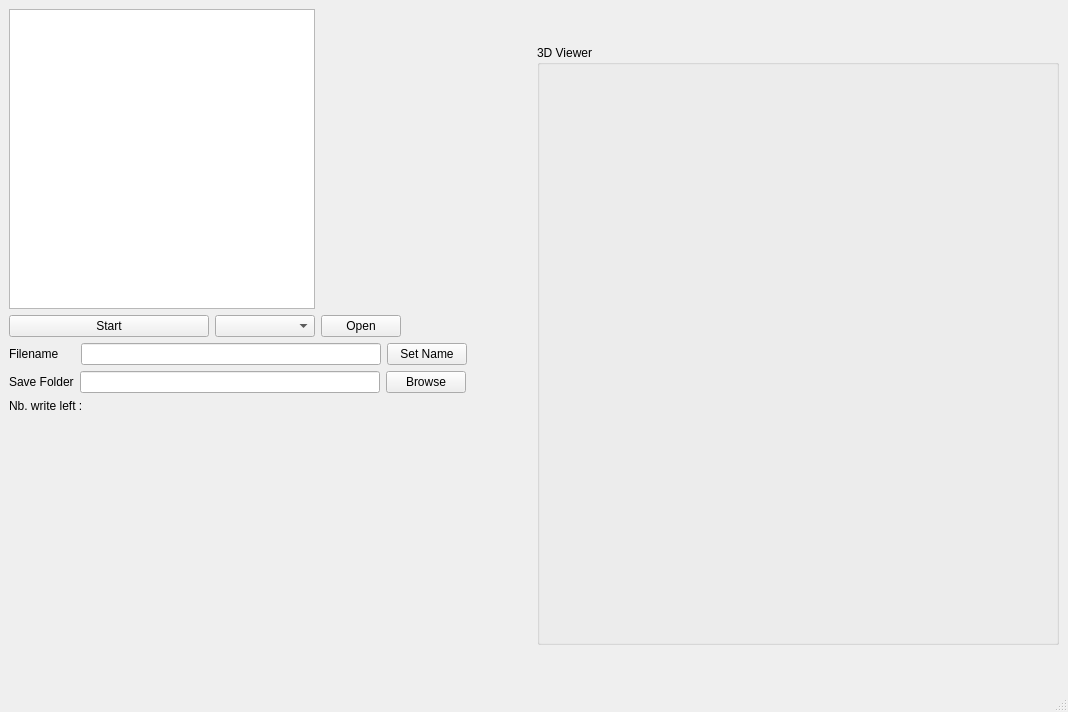
<?xml version="1.0" encoding="UTF-8"?>
<ui version="4.0">
 <class>MainWindow</class>
 <widget class="QMainWindow" name="MainWindow">
  <property name="geometry">
   <rect>
    <x>0</x>
    <y>0</y>
    <width>1068</width>
    <height>712</height>
   </rect>
  </property>
  <property name="windowTitle">
   <string>MainWindow</string>
  </property>
  <widget class="QWidget" name="centralwidget">
   <layout class="QHBoxLayout" name="horizontalLayout_5">
    <item>
     <layout class="QGridLayout" name="gridLayout">
      <item row="0" column="1">
       <widget class="QGroupBox" name="gb_graphViewer">
        <property name="sizePolicy">
         <sizepolicy hsizetype="MinimumExpanding" vsizetype="Preferred">
          <horstretch>0</horstretch>
          <verstretch>0</verstretch>
         </sizepolicy>
        </property>
        <property name="maximumSize">
         <size>
          <width>600</width>
          <height>600</height>
         </size>
        </property>
        <property name="title">
         <string>3D Viewer</string>
        </property>
        <layout class="QVBoxLayout" name="verticalLayout_3"/>
       </widget>
      </item>
      <item row="0" column="0">
       <layout class="QVBoxLayout" name="verticalLayout">
        <property name="sizeConstraint">
         <enum>QLayout::SetMinimumSize</enum>
        </property>
        <item>
         <widget class="QListWidget" name="lsw_Terminal">
          <property name="sizePolicy">
           <sizepolicy hsizetype="Minimum" vsizetype="Minimum">
            <horstretch>0</horstretch>
            <verstretch>0</verstretch>
           </sizepolicy>
          </property>
          <property name="minimumSize">
           <size>
            <width>200</width>
            <height>300</height>
           </size>
          </property>
          <property name="maximumSize">
           <size>
            <width>306</width>
            <height>300</height>
           </size>
          </property>
         </widget>
        </item>
        <item>
         <layout class="QHBoxLayout" name="horizontalLayout">
          <item>
           <widget class="QPushButton" name="btn_StartStop">
            <property name="sizePolicy">
             <sizepolicy hsizetype="Preferred" vsizetype="Fixed">
              <horstretch>0</horstretch>
              <verstretch>0</verstretch>
             </sizepolicy>
            </property>
            <property name="minimumSize">
             <size>
              <width>200</width>
              <height>0</height>
             </size>
            </property>
            <property name="maximumSize">
             <size>
              <width>200</width>
              <height>16777215</height>
             </size>
            </property>
            <property name="text">
             <string>Start</string>
            </property>
           </widget>
          </item>
          <item>
           <widget class="QComboBox" name="cmb_comPort">
            <property name="sizePolicy">
             <sizepolicy hsizetype="MinimumExpanding" vsizetype="Fixed">
              <horstretch>0</horstretch>
              <verstretch>0</verstretch>
             </sizepolicy>
            </property>
            <property name="minimumSize">
             <size>
              <width>75</width>
              <height>0</height>
             </size>
            </property>
            <property name="maximumSize">
             <size>
              <width>100</width>
              <height>16777215</height>
             </size>
            </property>
           </widget>
          </item>
          <item>
           <widget class="QPushButton" name="btn_togglePort">
            <property name="text">
             <string>Open</string>
            </property>
           </widget>
          </item>
          <item>
           <spacer name="horizontalSpacer">
            <property name="orientation">
             <enum>Qt::Horizontal</enum>
            </property>
            <property name="sizeHint" stdset="0">
             <size>
              <width>40</width>
              <height>20</height>
             </size>
            </property>
           </spacer>
          </item>
         </layout>
        </item>
        <item>
         <layout class="QHBoxLayout" name="horizontalLayout_3">
          <item>
           <widget class="QLabel" name="label">
            <property name="text">
             <string>Filename     </string>
            </property>
           </widget>
          </item>
          <item>
           <widget class="QLineEdit" name="txb_filename">
            <property name="minimumSize">
             <size>
              <width>300</width>
              <height>0</height>
             </size>
            </property>
           </widget>
          </item>
          <item>
           <widget class="QPushButton" name="btn_setName">
            <property name="text">
             <string>Set Name</string>
            </property>
           </widget>
          </item>
          <item>
           <spacer name="horizontalSpacer_2">
            <property name="orientation">
             <enum>Qt::Horizontal</enum>
            </property>
            <property name="sizeHint" stdset="0">
             <size>
              <width>40</width>
              <height>20</height>
             </size>
            </property>
           </spacer>
          </item>
         </layout>
        </item>
        <item>
         <layout class="QHBoxLayout" name="horizontalLayout_4">
          <item>
           <widget class="QLabel" name="label_2">
            <property name="text">
             <string>Save Folder</string>
            </property>
           </widget>
          </item>
          <item>
           <widget class="QLineEdit" name="txb_saveFolder">
            <property name="minimumSize">
             <size>
              <width>300</width>
              <height>0</height>
             </size>
            </property>
           </widget>
          </item>
          <item>
           <widget class="QPushButton" name="btn_browseFolder">
            <property name="text">
             <string>Browse</string>
            </property>
           </widget>
          </item>
          <item>
           <spacer name="horizontalSpacer_3">
            <property name="orientation">
             <enum>Qt::Horizontal</enum>
            </property>
            <property name="sizeType">
             <enum>QSizePolicy::Expanding</enum>
            </property>
            <property name="sizeHint" stdset="0">
             <size>
              <width>40</width>
              <height>20</height>
             </size>
            </property>
           </spacer>
          </item>
         </layout>
        </item>
        <item>
         <widget class="QLabel" name="lbl_nbWritesLeft">
          <property name="text">
           <string>Nb. write left :</string>
          </property>
         </widget>
        </item>
        <item>
         <spacer name="verticalSpacer">
          <property name="orientation">
           <enum>Qt::Vertical</enum>
          </property>
          <property name="sizeHint" stdset="0">
           <size>
            <width>20</width>
            <height>40</height>
           </size>
          </property>
         </spacer>
        </item>
       </layout>
      </item>
     </layout>
    </item>
   </layout>
  </widget>
  <widget class="QMenuBar" name="menubar">
   <property name="geometry">
    <rect>
     <x>0</x>
     <y>0</y>
     <width>1068</width>
     <height>21</height>
    </rect>
   </property>
  </widget>
  <widget class="QStatusBar" name="statusbar"/>
 </widget>
 <resources/>
 <connections/>
</ui>
